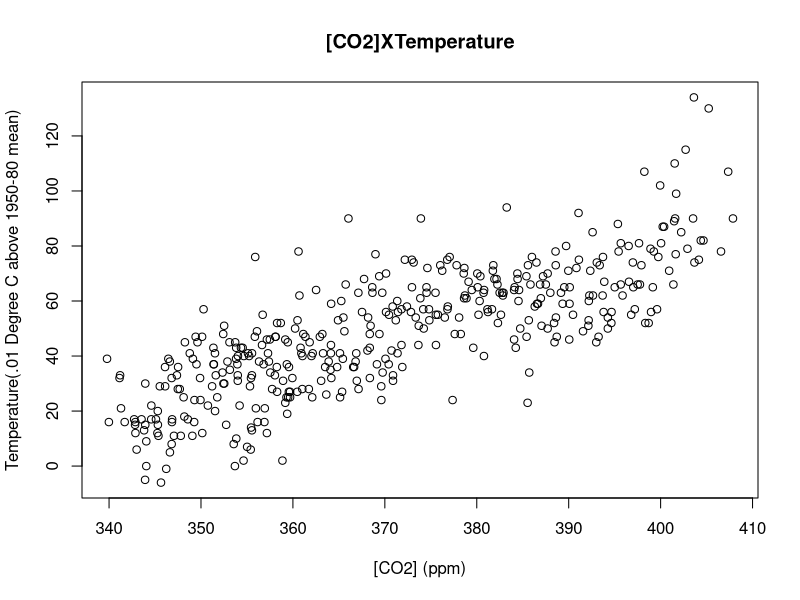
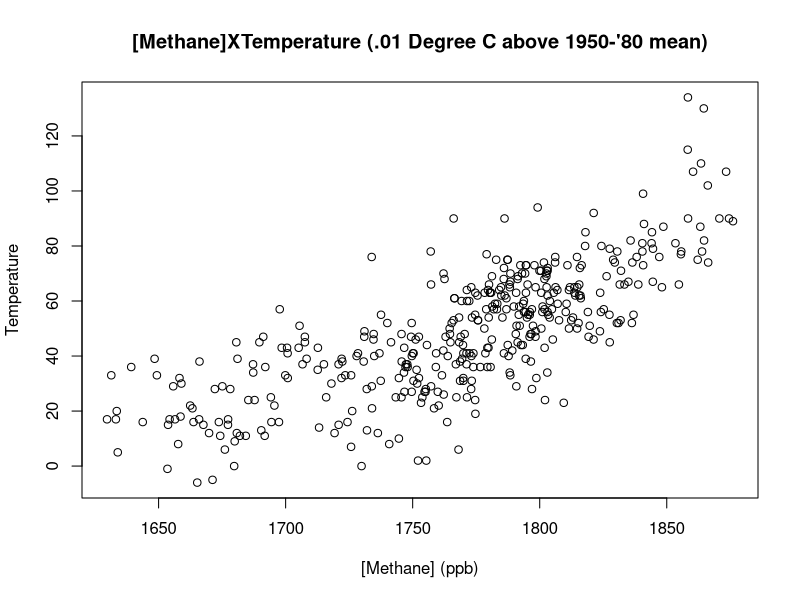
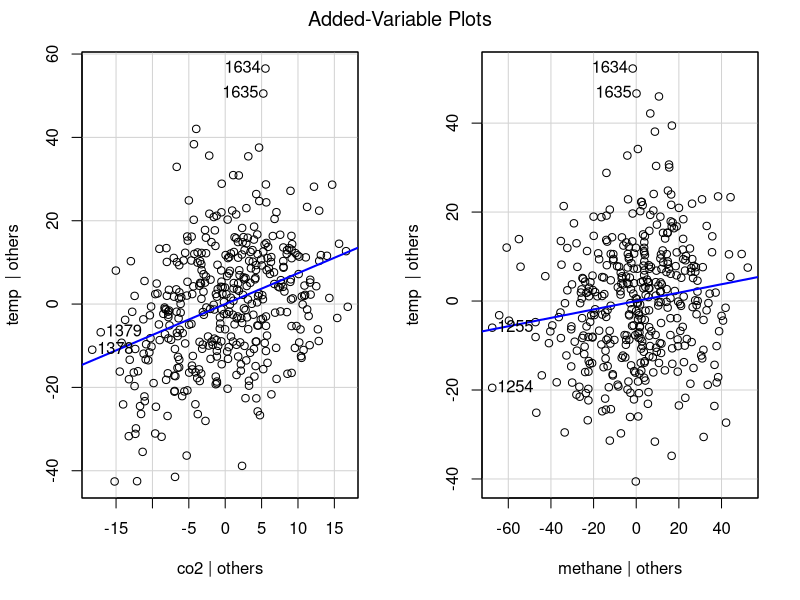
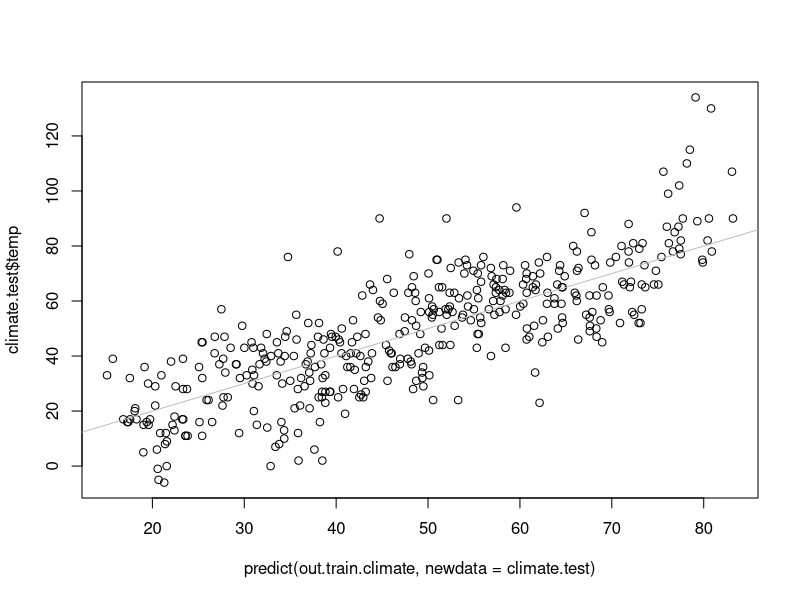

Source code (R) for these figures, in order:
#Ethan Stuart


#Data accessed on Feb 8, 2018 from :
#http://data.giss.nasa.gov/gistemp/tabledata_v3/GLB.Ts+dSST.txt
#t http://www.esrl.noaa.gov/gmd/obop/mlo/programs/esrl/methane/methane.html
#ftp://aftp.cmdl.noaa.gov/data/trace_gases/co2/flask/surface/co2_mlo_surface-flask_1_ccgg_month.txt


nasatemp <- read.table(header=TRUE, text="
Year   Jan  Feb  Mar  Apr  May  Jun  Jul  Aug  Sep  Oct  Nov  Dec    J-D D-N    DJF  MAM  JJA  SON  Year
1880   -29  -18  -11  -19  -11  -23  -21   -9  -16  -23  -20  -23    -19 ***   ****  -14  -18  -20  1880
1881   -15  -17    4    4    2  -20   -6   -2  -13  -20  -21  -10    -10 -11    -18    3   -9  -18  1881
1882    15   15    4  -18  -16  -26  -20   -5  -10  -24  -16  -24    -10  -9      6  -10  -17  -17  1882
1883   -31  -39  -13  -17  -20  -12   -8  -15  -20  -14  -22  -16    -19 -20    -31  -16  -12  -19  1883
1884   -15   -8  -37  -42  -36  -40  -34  -26  -27  -24  -30  -28    -29 -28    -13  -39  -34  -27  1884
1885   -58  -30  -25  -42  -42  -44  -35  -31  -23  -19  -19   -5    -31 -33    -39  -36  -36  -20  1885
1886   -42  -45  -38  -27  -26  -38  -21  -33  -25  -28  -31  -26    -32 -30    -30  -30  -31  -28  1886
1887   -72  -52  -34  -38  -32  -23  -23  -32  -22  -32  -23  -33    -35 -34    -50  -34  -26  -26  1887
1888   -37  -36  -41  -22  -22  -18  -10  -16  -10    2    1   -6    -18 -20    -35  -28  -15   -2  1888
1889   -11   18    8    7   -2  -14  -10  -20  -22  -22  -33  -30    -11  -9      0    4  -14  -26  1889
1890   -44  -45  -40  -37  -46  -27  -27  -38  -40  -24  -48  -31    -37 -37    -40  -41  -31  -37  1890
1891   -42  -49  -19  -29  -19  -21  -21  -16  -15  -22  -35   -5    -24 -27    -41  -22  -19  -24  1891
1892   -28  -12  -36  -35  -25  -23  -32  -25  -13  -12  -41  -38    -27 -24    -15  -32  -27  -22  1892
1893   -80  -54  -23  -30  -36  -28  -16  -27  -21  -17  -17  -35    -32 -32    -57  -29  -24  -18  1893
1894   -53  -34  -25  -48  -35  -44  -26  -22  -25  -21  -25  -20    -32 -33    -41  -36  -31  -24  1894
1895   -44  -43  -28  -25  -27  -24  -17  -16   -9   -8  -14  -15    -22 -23    -35  -27  -19  -11  1895
1896   -26  -14  -26  -30  -18  -14   -3   -4   -3   12   -7   -4    -11 -12    -18  -25   -7    0  1896
1897   -14  -15  -13   -2   -5  -16   -7  -11   -8  -12  -19  -19    -12 -10    -11   -7  -11  -13  1897
1898    -2  -28  -51  -32  -32  -20  -24  -25  -21  -34  -38  -25    -28 -27    -16  -38  -23  -31  1898
1899   -19  -41  -34  -21  -23  -33  -18   -7   -3   -5   12  -28    -18 -18    -28  -26  -19    1  1899
1900   -37   -3    1  -12  -10  -13  -13  -10   -5    9  -10   -7     -9 -11    -23   -7  -12   -2  1900
1901   -24   -4    8   -4  -17  -13  -15  -20  -22  -31  -17  -28    -15 -14    -11   -4  -16  -23  1901
1902   -20   -4  -29  -31  -36  -35  -29  -33  -30  -31  -39  -46    -30 -29    -17  -32  -33  -33  1902
1903   -26   -5  -23  -43  -45  -47  -38  -49  -49  -49  -45  -53    -39 -39    -26  -37  -44  -47  1903
1904   -67  -59  -51  -55  -56  -51  -54  -51  -53  -40  -22  -35    -49 -51    -60  -54  -52  -38  1904
1905   -40  -60  -23  -36  -33  -31  -29  -22  -19  -26  -10  -18    -29 -30    -45  -31  -28  -18  1905
1906   -28  -31  -17   -4  -25  -21  -25  -20  -27  -19  -39  -17    -23 -23    -26  -15  -22  -28  1906
1907   -42  -52  -26  -38  -47  -44  -37  -35  -33  -25  -49  -48    -40 -37    -37  -37  -39  -36  1907
1908   -43  -31  -54  -46  -41  -42  -40  -47  -36  -45  -50  -50    -44 -44    -41  -47  -43  -44  1908
1909   -69  -47  -52  -60  -56  -53  -45  -32  -36  -37  -31  -55    -48 -47    -55  -56  -43  -35  1909
1910   -45  -45  -52  -41  -36  -38  -35  -37  -37  -39  -54  -67    -44 -43    -48  -43  -37  -43  1910
1911   -63  -58  -60  -53  -52  -48  -41  -42  -37  -23  -18  -21    -43 -47    -63  -55  -43  -26  1911
1912   -26  -12  -35  -19  -22  -26  -44  -54  -51  -56  -38  -44    -36 -34    -20  -25  -41  -48  1912
1913   -42  -43  -43  -39  -46  -48  -36  -34  -35  -33  -19   -3    -35 -38    -43  -43  -39  -29  1913
1914     4  -11  -22  -29  -23  -26  -24  -14  -13   -4  -18   -8    -16 -15     -3  -25  -21  -12  1914
1915   -17    0   -9    6   -6  -20  -10  -19  -16  -24  -12  -16    -12 -11     -8   -3  -16  -18  1915
1916    -8  -12  -28  -29  -32  -46  -35  -25  -31  -26  -39  -79    -33 -27    -12  -30  -35  -32  1916
1917   -58  -61  -60  -50  -54  -43  -24  -21  -17  -40  -28  -66    -43 -45    -66  -55  -29  -28  1917
1918   -41  -31  -24  -44  -45  -35  -31  -29  -14   -5   -9  -27    -28 -31    -46  -38  -31   -9  1918
1919   -19  -22  -20  -13  -27  -37  -28  -32  -22  -18  -41  -41    -27 -25    -23  -20  -32  -27  1919
1920   -21  -22   -7  -25  -26  -35  -31  -24  -19  -26  -26  -43    -25 -25    -28  -19  -30  -23  1920
1921    -1  -18  -22  -29  -28  -27  -14  -23  -16   -2  -12  -16    -17 -20    -21  -26  -21  -10  1921
1922   -33  -43  -12  -23  -33  -32  -24  -30  -31  -31  -13  -17    -27 -27    -30  -22  -29  -25  1922
1923   -28  -36  -33  -39  -33  -25  -29  -29  -27  -11    2   -2    -24 -25    -27  -35  -27  -12  1923
1924   -21  -23   -6  -31  -18  -22  -25  -33  -31  -33  -19  -40    -25 -22    -15  -18  -27  -27  1924
1925   -36  -38  -25  -25  -30  -33  -27  -15  -16  -17    4    9    -21 -25    -38  -26  -25   -9  1925
1926    20    7   12  -12  -22  -22  -24  -12  -12   -9   -4  -28     -9  -6     12   -7  -19   -8  1926
1927   -27  -18  -37  -31  -25  -26  -17  -20  -10    0   -3  -32    -20 -20    -24  -31  -21   -4  1927
1928    -1   -7  -27  -28  -29  -37  -18  -22  -18  -17   -9  -17    -19 -20    -13  -28  -25  -15  1928
1929   -45  -59  -31  -39  -38  -40  -33  -30  -23  -13  -12  -53    -35 -32    -41  -36  -34  -16  1929
1930   -30  -27   -8  -25  -23  -20  -19  -13  -12   -9   16   -6    -15 -19    -37  -19  -17   -2  1930
1931   -10  -24   -8  -22  -20   -8   -3   -3   -7    2  -12   -9    -10 -10    -14  -17   -4   -6  1931
1932    14  -19  -19   -7  -19  -30  -24  -24  -12  -11  -27  -25    -17 -16     -5  -15  -26  -16  1932
1933   -34  -34  -30  -26  -29  -34  -21  -24  -27  -21  -30  -46    -30 -28    -31  -28  -27  -26  1933
1934   -25   -4  -33  -30  -11  -16  -11  -11  -16   -8    3   -4    -14 -17    -25  -25  -13   -7  1934
1935   -34   14  -13  -36  -31  -27  -23  -22  -21   -8  -28  -20    -21 -19     -8  -26  -24  -19  1935
1936   -28  -39  -22  -20  -18  -21   -8  -14   -9   -4   -4   -3    -16 -17    -29  -20  -14   -6  1936
1937   -13    3  -18  -17   -8   -5   -5    2   11    8    9  -12     -4  -3     -4  -14   -3   10  1937
1938     1   -3    8    4  -10  -18   -9   -6    2   11    3  -22     -3  -2     -4    1  -11    5  1938
1939    -7   -8  -20  -10   -6   -8   -8   -7   -7   -3    5   44     -3  -8    -13  -12   -8   -2  1939
1940    -6   12   15   18    9    8   12    4   13    7   17   27     11  13     17   14    8   12  1940
1941    21   32    8   17   14   11   21   14    2   33   24   20     18  19     27   13   15   20  1941
1942    25    1    9   11    8    4    0   -4   -5   -1    8    7      5   6     16    9    0    1  1942
1943    -4   14   -8    7    4   -6    8    0    6   22   20   24      7   6      6    1    1   16  1943
1944    35   26   26   19   19   20   18   17   30   25   10    2     21  23     29   22   18   22  1944
1945    10   -2    6   18    4   -1    2   27   22   18    7   -9      9  10      3   10    9   16  1945
1946    15    7    1    6   -8  -21  -14  -17   -7   -6   -6  -36     -7  -5      4   -1  -17   -6  1946
1947   -13   -8    7    7   -4    2   -8  -10  -13    5    2  -17     -4  -6    -19    3   -5   -2  1947
1948     7  -16  -26  -12    1   -5  -12  -13  -12   -8  -12  -23    -11 -10     -9  -12  -10  -11  1948
1949     9  -17   -3  -10   -9  -23  -14  -12  -14   -7  -10  -23    -11 -11    -10   -7  -17  -10  1949
1950   -34  -28   -7  -21  -10   -4  -10  -17  -12  -22  -38  -20    -19 -19    -28  -13  -10  -24  1950
1951   -35  -43  -21  -13    0   -2    3    6    9    5   -2   14     -7  -9    -33  -11    2    4  1951
1952    13   11   -9    2   -2   -4    4    4    7   -1  -14   -1      1   2     12   -3    2   -2  1952
1953     8   14   11   18    9   10    0    6    4    6   -5    2      7   7      7   13    5    2  1953
1954   -28  -13  -15  -16  -22  -17  -19  -16  -10   -4    6  -22    -15 -13    -13  -18  -17   -3  1954
1955    14  -18  -34  -21  -21  -11  -12    1  -11   -5  -24  -30    -14 -14     -8  -25   -8  -13  1955
1956   -16  -26  -23  -27  -31  -16  -12  -26  -20  -24  -17   -7    -20 -22    -24  -27  -18  -20  1956
1957   -11   -4   -6   -1    9   16    1   15    9    2    7   16      4   2     -7    1   11    6  1957
1958    39   24   11    3    7   -7    5   -3   -2    4    2    0      7   8     26    7   -2    2  1958
1959     8    9   18   13    4    2    6   -2   -6   -9   -9   -2      3   3      6   12    2   -8  1959
1960    -1   16  -34  -14   -7   -4   -3    2    7    7  -12   18     -2  -4      5  -18   -2    1  1960
1961     7   19    9   12   11   11    0    3    7    0    3  -15      6   8     15   11    5    3  1961
1962     7   14   12    4   -4    5    2   -1    1    0    7    0      4   3      2    4    2    3  1962
1963    -2   20  -14   -6   -4    5    9   27   20   15   15   -1      7   7      6   -8   14   17  1963
1964    -8  -13  -23  -31  -24   -2   -3  -21  -29  -31  -21  -30    -20 -17     -7  -26   -9  -27  1964
1965    -8  -17  -11  -19  -14   -9  -12   -3  -16   -5   -6   -6    -10 -12    -18  -14   -8   -9  1965
1966   -17    0    5  -13  -11    1   10   -8   -2  -15   -2   -5     -5  -5     -8   -6    1   -6  1966
1967    -6  -21    4   -5   15   -8    1    1   -6    9   -7   -3     -2  -2    -11    5   -2   -1  1967
1968   -26  -15   21   -5  -13   -8  -12   -9  -18   11   -3  -13     -7  -7    -15    1   -9   -4  1968
1969   -10  -14    1   18   19    5   -2    3    9   13   13   28      7   3    -12   13    2   12  1969
1970     9   22    8    9   -4   -2   -2   -9   11    6    2  -12      3   7     20    4   -4    6  1970
1971    -2  -20  -17   -8   -5  -19  -11   -3   -4   -6   -5   -9     -9  -9    -11  -10  -11   -5  1971
1972   -24  -16    2    0   -4    6    1   17    2    9    4   19      1  -1    -16    0    8    5  1972
1973    29   31   27   26   25   17   10    3   10   14    6   -6     16  18     26   26   10   10  1973
1974   -15  -29   -6  -12   -2   -6   -5   11  -12   -8   -7   -9     -8  -8    -16   -7    0   -9  1974
1975     7    6   13    5   16    0   -1  -19   -3   -9  -16  -17     -2  -1      1   11   -7   -9  1975
1976    -2   -6  -21   -8  -24  -16  -10  -14   -9  -26   -4   10    -11 -13     -8  -18  -13  -13  1976
1977    19   22   24   27   30   24   20   16    0    2   17    2     17  18     17   27   20    6  1977
1978     6   14   21   15    6   -2    3  -18    5    0   15   10      6   6      7   14   -6    7  1978
1979    12  -10   18   13    5   13    2   13   25   24   28   47     16  13      4   12   10   26  1979
1980    30   43   30   33   36   17   28   23   19   18   29   19     27  29     40   33   23   22  1980
1981    55   41   49   31   24   31   34   32   16   14   24   43     33  31     38   35   32   18  1981
1982    10   16   -1    9   16    5   13    7   14   13   15   42     13  13     23    8    8   14  1982
1983    52   40   42   31   36   20   17   33   39   16   32   17     31  33     45   36   23   29  1983
1984    30   17   29    8   33    5   17   16   21   16    6   -5     16  18     21   23   13   14  1984
1985    22   -6   17   11   17   18   -1   15   15   12    9   15     12  10      4   15   11   12  1985
1986    29   38   28   24   24   11   11   12    0   13   11   16     18  18     27   25   11    8  1986
1987    36   45   16   22   25   37   45   28   39   32   25   47     33  30     32   21   36   32  1987
1988    57   43   51   45   43   43   34   47   41   39   12   33     41  42     49   46   41   31  1988
1989    15   35   37   33   16   14   33   37   37   32   20   38     29  29     27   29   28   30  1989
1990    40   41   76   55   46   38   43   30   29   41   45   40     44  44     40   59   37   38  1990
1991    40   49   34   52   37   52   47   39   48   30   31   32     41  42     43   41   46   36  1991
1992    44   41   47   23   32   25   12    7    0    8    2   21     22  23     39   34   15    4  1992
1993    37   38   36   27   27   25   28   13   10   22    6   16     24  24     32   30   22   13  1993
1994    27    2   27   40   28   43   31   21   29   41   46   36     31  29     15   32   31   39  1994
1995    50   78   45   47   26   41   47   46   33   47   45   28     44  45     55   39   45   42  1995
1996    25   48   32   36   27   25   36   48   25   19   41   40     33  32     34   32   36   28  1996
1997    31   38   53   36   36   54   35   41   53   62   64   59     47  45     36   42   43   60  1997
1998    60   90   63   63   69   77   68   66   41   44   49   56     62  62     69   65   70   45  1998
1999    48   65   34   33   31   37   37   31   41   39   38   43     40  41     56   33   35   39  1999
2000    24   56   58   57   36   41   39   42   41   28   32   29     40  41     41   50   41   34  2000
2001    42   44   56   51   57   54   60   48   54   51   70   56     54  51     38   55   54   58  2001
2002    75   75   90   57   63   55   61   53   63   55   58   44     62  63     69   70   56   59  2002
2003    72   55   57   54   61   48   54   65   65   74   53   73     61  58     57   57   56   64  2003
2004    58   73   64   63   40   43   24   44   50   63   71   48     53  56     68   56   37   61  2004
2005    70   55   71   68   63   66   64   61   75   76   72   65     67  66     58   67   64   74  2005
2006    56   68   62   50   47   64   52   70   62   67   69   73     62  61     63   53   62   66  2006
2007    94   70   69   74   66   58   60   57   60   57   55   46     64  66     79   69   58   57  2007
2008    23   34   73   51   47   45   59   43   63   63   65   53     52  51     34   57   49   64  2008
2009    61   50   52   59   65   65   70   66   68   64   76   66     63  62     55   59   67   69  2009
2010    73   80   92   85   73   62   59   63   59   69   78   46     70  71     73   83   62   68  2010
2011    49   51   62   62   50   56   71   71   54   63   55   53     58  57     48   58   66   57  2011
2012    45   47   56   67   74   62   54   60   72   75   74   52     61  61     48   66   59   73  2012
2013    66   55   66   52   57   65   57   65   76   67   78   65     64  63     58   58   63   74  2013
2014    73   52   76   77   85   66   56   80   88   81   66   78     73  72     63   79   67   78  2014
2015    81   87   90   74   75   79   71   79   81  107  102  110     86  84     82   80   76   97  2015
2016   115  134  130  107   90   78   82   99   87   89   90   82     99 101    119  109   86   88  2016
2017    96  111  113   93   88   70   81   86   74   88   87   89     90  89     96   98   79   83  2017
")
# code to reshape to each row is a month (Thank you Dr. Grimshaw)
nasatemp<-nasatemp[,1:13] #just takes the months.
dim(nasatemp)
newtemp<-data.frame(temp=matrix(t(nasatemp[2:13]),ncol=1))
newtemp$month<-rep(1:12,138) 
newtemp$year<-rep(1880:2017,each=12)


maunaloa1<- read.table(header=TRUE,text='
site year month co2 
MLO 1969  8   322.51
MLO 1969  9   321.36
MLO 1969 10   320.74
MLO 1969 11   321.98
MLO 1969 12   323.78
MLO 1970  1   325.13
MLO 1970  2   325.54
MLO 1970  3   325.68
MLO 1970  4   326.58
MLO 1970  5   327.68
MLO 1970  6   327.30
MLO 1970  7   326.13
MLO 1970  8   324.91
MLO 1970  9   322.98
MLO 1970 10   322.64
MLO 1970 11   324.03
MLO 1970 12   325.54
MLO 1976  7   332.30
MLO 1976  8   331.04
MLO 1976  9   329.67
MLO 1976 10   329.33
MLO 1976 11   330.46
MLO 1976 12   331.97
MLO 1977  1   332.77
MLO 1977  2   333.10
MLO 1977  3   334.08
MLO 1977  4   335.78
MLO 1977  5   336.49
MLO 1977  6   335.96
MLO 1977  7   334.64
MLO 1977  8   332.31
MLO 1977  9   330.66
MLO 1977 10   330.55
MLO 1977 11   331.72
MLO 1977 12   333.74
MLO 1978  1   335.17
MLO 1978  2   335.78
MLO 1978  3   336.69
MLO 1978  4   337.76
MLO 1978  5   338.01
MLO 1978  6   337.57
MLO 1978  7   336.17
MLO 1978  8   333.89
MLO 1978  9   332.19
MLO 1978 10   332.20
MLO 1978 11   333.24
MLO 1978 12   334.64
MLO 1979  1   336.12
MLO 1979  2   337.20
MLO 1979  3   338.50
MLO 1979  4   339.00
MLO 1979  5   338.93
MLO 1979  6   338.97
MLO 1979  7   337.78
MLO 1979  8   335.57
MLO 1979  9   333.95
MLO 1979 10   334.41
MLO 1979 11   335.66
MLO 1979 12   336.81
MLO 1980  1   338.87
MLO 1980  2   340.17
MLO 1980  3   341.33
MLO 1980  4   342.82
MLO 1980  5   342.90
MLO 1980  6   341.74
MLO 1980  7   339.16
MLO 1980  8   337.04
MLO 1980  9   336.60
MLO 1980 10   336.60
MLO 1980 11   337.55
MLO 1980 12   339.18
MLO 1981  1   340.41
MLO 1981  2   341.39
MLO 1981  3   342.33
MLO 1981  4   343.35
MLO 1981  5   343.56
MLO 1981  6   342.34
MLO 1981  7   340.40
MLO 1981  8   338.67
MLO 1981  9   337.37
MLO 1981 10   337.53
MLO 1981 11   338.88
MLO 1981 12   340.21
MLO 1982  1   341.10
MLO 1982  2   341.99
MLO 1982  3   343.03
MLO 1982  4   343.82
MLO 1982  5   343.76
MLO 1982  6   342.87
MLO 1982  7   341.47
MLO 1982  8   339.26
MLO 1982  9   337.33
MLO 1982 10   337.64
MLO 1982 11   339.03
MLO 1982 12   340.66
MLO 1983  1   341.96
MLO 1983  2   342.37
MLO 1983  3   343.11
MLO 1983  4   345.12
MLO 1983  5   346.09
MLO 1983  6   345.30
MLO 1983  7   343.53
MLO 1983  8   341.20
MLO 1983  9   339.78
MLO 1983 10   339.98
MLO 1983 11   341.14
MLO 1983 12   342.73
MLO 1984  1   343.94
MLO 1984  2   344.59
MLO 1984  3   345.52
MLO 1984  4   346.81
MLO 1984  5   347.38
MLO 1984  6   346.62
MLO 1984  7   345.10
MLO 1984  8   342.86
MLO 1984  9   341.30
MLO 1984 10   341.70
MLO 1984 11   343.00
MLO 1984 12   343.92
MLO 1985  1   344.60
MLO 1985  2   345.65
MLO 1985  3   346.86
MLO 1985  4   347.80
MLO 1985  5   348.57
MLO 1985  6   348.19
MLO 1985  7   346.22
MLO 1985  8   343.94
MLO 1985  9   342.83
MLO 1985 10   342.87
MLO 1985 11   344.05
MLO 1985 12   345.31
MLO 1986  1   346.10
MLO 1986  2   346.61
MLO 1986  3   347.69
MLO 1986  4   349.29
MLO 1986  5   349.94
MLO 1986  6   349.06
MLO 1986  7   347.06
MLO 1986  8   345.26
MLO 1986  9   344.05
MLO 1986 10   343.81
MLO 1986 11   345.37
MLO 1986 12   346.84
MLO 1987  1   347.51
MLO 1987  2   348.25
MLO 1987  3   349.26
MLO 1987  4   350.75
MLO 1987  5   351.77
MLO 1987  6   351.40
MLO 1987  7   349.62
MLO 1987  8   347.48
MLO 1987  9   346.45
MLO 1987 10   346.81
MLO 1987 11   348.11
MLO 1987 12   349.42
MLO 1988  1   350.28
MLO 1988  2   351.35
MLO 1988  3   352.52
MLO 1988  4   353.72
MLO 1988  5   354.35
MLO 1988  6   353.83
MLO 1988  7   352.34
MLO 1988  8   350.12
MLO 1988  9   348.78
MLO 1988 10   349.12
MLO 1988 11   350.14
MLO 1988 12   351.61
MLO 1989  1   352.74
MLO 1989  2   353.14
MLO 1989  3   353.96
MLO 1989  4   355.54
MLO 1989  5   356.16
MLO 1989  6   355.45
MLO 1989  7   354.00
MLO 1989  8   351.37
MLO 1989  9   349.51
MLO 1989 10   349.90
MLO 1989 11   351.53
MLO 1989 12   352.88
MLO 1990  1   354.02
MLO 1990  2   355.11
MLO 1990  3   355.90
MLO 1990  4   356.71
MLO 1990  5   357.17
MLO 1990  6   356.32
MLO 1990  7   354.53
MLO 1990  8   352.44
MLO 1990  9   351.21
MLO 1990 10   351.52
MLO 1990 11   353.10
MLO 1990 12   354.66
MLO 1991  1   355.24
MLO 1991  2   356.09
MLO 1991  3   357.54
MLO 1991  4   358.68
MLO 1991  5   359.34
MLO 1991  6   358.28
MLO 1991  7   355.86
MLO 1991  8   353.82
MLO 1991  9   352.42
MLO 1991 10   352.53
MLO 1991 11   354.00
MLO 1991 12   355.44
MLO 1992  1   356.64
MLO 1992  2   357.29
MLO 1992  3   358.12
MLO 1992  4   359.17
MLO 1992  5   359.94
MLO 1992  6   359.48
MLO 1992  7   357.17
MLO 1992  8   355.02
MLO 1992  9   353.69
MLO 1992 10   353.56
MLO 1992 11   354.63
MLO 1992 12   355.97
MLO 1993  1   356.81
MLO 1993  2   357.39
MLO 1993  3   358.25
MLO 1993  4   359.56
MLO 1993  5   360.47
MLO 1993  6   359.69
MLO 1993  7   357.74
MLO 1993  8   355.54
MLO 1993  9   353.84
MLO 1993 10   354.20
MLO 1993 11   355.41
MLO 1993 12   356.90
MLO 1994  1   358.28
MLO 1994  2   358.86
MLO 1994  3   359.69
MLO 1994  4   361.04
MLO 1994  5   361.73
MLO 1994  6   360.83
MLO 1994  7   358.93
MLO 1994  8   356.94
MLO 1994  9   355.33
MLO 1994 10   355.55
MLO 1994 11   357.49
MLO 1994 12   359.57
MLO 1995  1   360.24
MLO 1995  2   360.61
MLO 1995  3   361.82
MLO 1995  4   362.93
MLO 1995  5   363.63
MLO 1995  6   363.28
MLO 1995  7   361.36
MLO 1995  8   359.17
MLO 1995  9   358.04
MLO 1995 10   358.09
MLO 1995 11   359.44
MLO 1995 12   361.02
MLO 1996  1   362.10
MLO 1996  2   363.20
MLO 1996  3   364.18
MLO 1996  4   364.81
MLO 1996  5   365.35
MLO 1996  6   365.13
MLO 1996  7   363.51
MLO 1996  8   361.13
MLO 1996  9   359.30
MLO 1996 10   359.38
MLO 1996 11   360.92
MLO 1996 12   362.02
MLO 1997  1   363.07
MLO 1997  2   363.89
MLO 1997  3   364.91
MLO 1997  4   366.56
MLO 1997  5   366.66
MLO 1997  6   365.49
MLO 1997  7   364.09
MLO 1997  8   362.15
MLO 1997  9   360.50
MLO 1997 10   360.71
MLO 1997 11   362.52
MLO 1997 12   364.16
MLO 1998  1   365.26
MLO 1998  2   366.04
MLO 1998  3   367.12
MLO 1998  4   368.65
MLO 1998  5   369.39
MLO 1998  6   368.98
MLO 1998  7   367.74
MLO 1998  8   365.74
MLO 1998  9   364.13
MLO 1998 10   364.14
MLO 1998 11   365.60
MLO 1998 12   367.52
MLO 1999  1   368.36
MLO 1999  2   368.63
MLO 1999  3   369.76
MLO 1999  4   370.89
MLO 1999  5   370.89
MLO 1999  6   370.42
MLO 1999  7   369.14
MLO 1999  8   366.95
MLO 1999  9   365.12
MLO 1999 10   365.43
MLO 1999 11   366.82
MLO 1999 12   368.36
MLO 2000  1   369.62
MLO 2000  2   370.13
MLO 2000  3   370.85
MLO 2000  4   371.81
MLO 2000  5   371.90
MLO 2000  6   371.38
MLO 2000  7   370.07
MLO 2000  8   368.11
MLO 2000  9   366.89
MLO 2000 10   367.14
MLO 2000 11   368.37
MLO 2000 12   369.61
MLO 2001  1   370.73
MLO 2001  2   371.81
MLO 2001  3   372.84
MLO 2001  4   373.69
MLO 2001  5   374.18
MLO 2001  6   373.36
MLO 2001  7   371.35
MLO 2001  8   369.41
MLO 2001  9   368.18
MLO 2001 10   368.45
MLO 2001 11   370.13
MLO 2001 12   371.43
MLO 2002  1   372.18
MLO 2002  2   372.94
MLO 2002  3   373.92
MLO 2002  4   374.80
MLO 2002  5   375.51
MLO 2002  6   375.55
MLO 2002  7   373.86
MLO 2002  8   371.19
MLO 2002  9   369.72
MLO 2002 10   370.45
MLO 2002 11   372.40
MLO 2002 12   373.65
MLO 2003  1   374.63
MLO 2003  2   375.77
MLO 2003  3   376.81
MLO 2003  4   378.08
MLO 2003  5   378.88
MLO 2003  6   378.26
MLO 2003  7   376.52
MLO 2003  8   374.53
MLO 2003  9   372.95
MLO 2003 10   373.13
MLO 2003 11   374.84
MLO 2003 12   376.03
MLO 2004  1   376.85
MLO 2004  2   377.81
MLO 2004  3   379.46
MLO 2004  4   380.74
MLO 2004  5   380.78
MLO 2004  6   379.62
MLO 2004  7   377.37
MLO 2004  8   375.56
MLO 2004  9   374.23
MLO 2004 10   374.54
MLO 2004 11   376.24
MLO 2004 12   377.61
MLO 2005  1   378.58
MLO 2005  2   380.19
MLO 2005  3   381.75
MLO 2005  4   382.15
MLO 2005  5   382.49
MLO 2005  6   382.25
MLO 2005  7   380.80
MLO 2005  8   378.62
MLO 2005  9   376.79
MLO 2005 10   377.05
MLO 2005 11   378.65
MLO 2005 12   380.10
MLO 2006  1   381.22
MLO 2006  2   381.92
MLO 2006  3   382.84
MLO 2006  4   384.73
MLO 2006  5   385.42
MLO 2006  6   384.06
MLO 2006  7   382.30
MLO 2006  8   380.06
MLO 2006  9   378.71
MLO 2006 10   379.11
MLO 2006 11   380.39
MLO 2006 12   381.80
MLO 2007  1   383.26
MLO 2007  2   384.42
MLO 2007  3   385.40
MLO 2007  4   386.49
MLO 2007  5   386.89
MLO 2007  6   386.31
MLO 2007  7   384.54
MLO 2007  8   381.65
MLO 2007  9   380.31
MLO 2007 10   381.16
MLO 2007 11   382.63
MLO 2007 12   384.06
MLO 2008  1   385.53
MLO 2008  2   385.71
MLO 2008  3   385.57
MLO 2008  4   387.05
MLO 2008  5   388.70
MLO 2008  6   388.46
MLO 2008  7   386.66
MLO 2008  8   384.24
MLO 2008  9   382.77
MLO 2008 10   382.91
MLO 2008 11   384.12
MLO 2008 12   385.66
MLO 2009  1   386.97
MLO 2009  2   387.71
MLO 2009  3   388.41
MLO 2009  4   389.34
MLO 2009  5   390.11
MLO 2009  6   389.52
MLO 2009  7   387.71
MLO 2009  8   385.84
MLO 2009  9   384.44
MLO 2009 10   384.60
MLO 2009 11   386.00
MLO 2009 12   387.51
MLO 2010  1   388.59
MLO 2010  2   389.72
MLO 2010  3   391.07
MLO 2010  4   392.60
MLO 2010  5   393.37
MLO 2010  6   392.25
MLO 2010  7   390.09
MLO 2010  8   388.00
MLO 2010  9   386.55
MLO 2010 10   387.21
MLO 2010 11   388.57
MLO 2010 12   390.06
MLO 2011  1   391.56
MLO 2011  2   392.14
MLO 2011  3   392.64
MLO 2011  4   393.69
MLO 2011  5   394.26
MLO 2011  6   393.80
MLO 2011  7   392.35
MLO 2011  8   389.96
MLO 2011  9   388.61
MLO 2011 10   389.16
MLO 2011 11   390.47
MLO 2011 12   392.17
MLO 2012  1   393.00
MLO 2012  2   393.25
MLO 2012  3   394.66
MLO 2012  4   396.56
MLO 2012  5   396.98
MLO 2012  6   395.86
MLO 2012  7   394.26
MLO 2012  8   392.19
MLO 2012  9   390.84
MLO 2012 10   391.11
MLO 2012 11   393.06
MLO 2012 12   394.64
MLO 2013  1   395.66
MLO 2013  2   396.80
MLO 2013  3   397.75
MLO 2013  4   398.70
MLO 2013  5   399.61
MLO 2013  6   399.15
MLO 2013  7   397.19
MLO 2013  8   395.01
MLO 2013  9   393.73
MLO 2013 10   393.87
MLO 2013 11   395.43
MLO 2013 12   397.03
MLO 2014  1   397.91
MLO 2014  2   398.33
MLO 2014  3   399.75
MLO 2014  4   401.64
MLO 2014  5   402.24
MLO 2014  6   401.39
MLO 2014  7   398.96
MLO 2014  8   396.52
MLO 2014  9   395.35
MLO 2014 10   395.67
MLO 2014 11   397.50
MLO 2014 12   399.26
MLO 2015  1   400.05
MLO 2015  2   400.38
MLO 2015  3   401.58
MLO 2015  4   403.68
MLO 2015  5   404.16
MLO 2015  6   402.92
MLO 2015  7   400.93
MLO 2015  8   398.90
MLO 2015  9   397.65
MLO 2015 10   398.23
MLO 2015 11   399.95
MLO 2015 12   401.53
MLO 2016  1   402.72
MLO 2016  2   403.62
MLO 2016  3   405.23
MLO 2016  4   407.35
MLO 2016  5   407.87
MLO 2016  6   406.57
MLO 2016  7   404.37
MLO 2016  8   401.69
MLO 2016  9   400.23
MLO 2016 10   401.47
MLO 2016 11   403.53
MLO 2016 12   404.66
')
maunaloa2 <- read.table(header=TRUE,text='
site year month methane
MLO 1983  5  1639.23
MLO 1983  6  1633.53
MLO 1983  7  1633.19
MLO 1983  8  1631.38
MLO 1983  9  1648.43
MLO 1983 10  1663.75
MLO 1983 11  1658.22
MLO 1983 12  1654.33
MLO 1984  1  1658.97
MLO 1984  2  1656.47
MLO 1984  3  1655.76
MLO 1984  4  1657.71
MLO 1984  5  1649.33
MLO 1984  6  1633.93
MLO 1984  7  1629.71
MLO 1984  8  1643.76
MLO 1984  9  1663.31
MLO 1984 10  1673.72
MLO 1984 11  1676.09
MLO 1984 12  1671.23
MLO 1985  1  1662.44
MLO 1985  2  1665.22
MLO 1985  3  1677.36
MLO 1985  4  1674.26
MLO 1985  5  1665.95
MLO 1985  6  1658.63
MLO 1985  7  1653.49
MLO 1985  8  1653.73
MLO 1985  9  1667.63
MLO 1985 10  1680.79
MLO 1985 11  1679.95
MLO 1985 12  1677.30
MLO 1986  1  1675.09
MLO 1986  2  1666.10
MLO 1986  3  1672.14
MLO 1986  4  1687.78
MLO 1986  5  1685.33
MLO 1986  6  1684.31
MLO 1986  7  1682.00
MLO 1986  8  1669.87
MLO 1986  9  1679.75
MLO 1986 10  1690.42
MLO 1986 11  1691.76
MLO 1986 12  1697.38
MLO 1987  1  1692.00
MLO 1987  2  1689.67
MLO 1987  3  1694.41
MLO 1987  4  1695.58
MLO 1987  5  1694.19
MLO 1987  6  1687.17
MLO 1987  7  1680.59
MLO 1987  8  1678.21
MLO 1987  9  1681.06
MLO 1987 10  1700.84
MLO 1987 11  1715.96
MLO 1987 12  1707.57
MLO 1988  1  1697.68
MLO 1988  2  1700.56
MLO 1988  3  1705.48
MLO 1988  4  1707.58
MLO 1988  5  1705.13
MLO 1988  6  1698.45
MLO 1988  7  1687.25
MLO 1988  8  1691.20
MLO 1988  9  1700.78
MLO 1988 10  1708.26
MLO 1988 11  1719.26
MLO 1988 12  1725.77
MLO 1989  1  1720.86
MLO 1989  2  1712.63
MLO 1989  3  1715.06
MLO 1989  4  1723.47
MLO 1989  5  1724.35
MLO 1989  6  1713.17
MLO 1989  7  1699.86
MLO 1989  8  1706.65
MLO 1989  9  1720.84
MLO 1989 10  1721.99
MLO 1989 11  1726.19
MLO 1989 12  1730.72
MLO 1990  1  1727.94
MLO 1990  2  1728.47
MLO 1990  3  1733.87
MLO 1990  4  1737.55
MLO 1990  5  1734.57
MLO 1990  6  1722.31
MLO 1990  7  1712.70
MLO 1990  8  1718.02
MLO 1990  9  1733.91
MLO 1990 10  1736.92
MLO 1990 11  1741.48
MLO 1990 12  1749.67
MLO 1991  1  1734.88
MLO 1991  2  1731.02
MLO 1991  3  1746.57
MLO 1991  4  1749.61
MLO 1991  5  1747.34
MLO 1991  6  1740.02
MLO 1991  7  1730.94
MLO 1991  8  1722.04
MLO 1991  9  1734.65
MLO 1991 10  1751.77
MLO 1991 11  1750.32
MLO 1991 12  1752.46
MLO 1992  1  1755.62
MLO 1992  2  1750.06
MLO 1992  3  1752.44
MLO 1992  4  1753.30
MLO 1992  5  1744.58
MLO 1992  6  1743.34
MLO 1992  7  1736.29
MLO 1992  8  1725.76
MLO 1992  9  1729.88
MLO 1992 10  1740.78
MLO 1992 11  1755.35
MLO 1992 12  1758.41
MLO 1993  1  1747.88
MLO 1993  2  1745.69
MLO 1993  3  1748.00
MLO 1993  4  1746.77
MLO 1993  5  1749.61
MLO 1993  6  1745.59
MLO 1993  7  1731.93
MLO 1993  8  1732.02
MLO 1993  9  1744.57
MLO 1993 10  1760.24
MLO 1993 11  1768.05
MLO 1993 12  1763.59
MLO 1994  1  1759.89
MLO 1994  2  1752.11
MLO 1994  3  1754.68
MLO 1994  4  1763.82
MLO 1994  5  1755.15
MLO 1994  6  1746.67
MLO 1994  7  1737.43
MLO 1994  8  1734.00
MLO 1994  9  1757.24
MLO 1994 10  1778.62
MLO 1994 11  1781.15
MLO 1994 12  1779.38
MLO 1995  1  1764.55
MLO 1995  2  1757.10
MLO 1995  3  1764.86
MLO 1995  4  1762.96
MLO 1995  5  1762.21
MLO 1995  6  1759.23
MLO 1995  7  1749.37
MLO 1995  8  1751.18
MLO 1995  9  1761.52
MLO 1995 10  1768.91
MLO 1995 11  1768.32
MLO 1995 12  1773.02
MLO 1996  1  1771.38
MLO 1996  2  1770.46
MLO 1996  3  1769.92
MLO 1996  4  1759.12
MLO 1996  5  1755.04
MLO 1996  6  1753.80
MLO 1996  7  1747.19
MLO 1996  8  1745.61
MLO 1996  9  1767.21
MLO 1996 10  1774.69
MLO 1996 11  1769.96
MLO 1996 12  1773.12
MLO 1997  1  1769.96
MLO 1997  2  1768.67
MLO 1997  3  1775.66
MLO 1997  4  1780.66
MLO 1997  5  1776.62
MLO 1997  6  1768.26
MLO 1997  7  1751.54
MLO 1997  8  1750.35
MLO 1997  9  1775.74
MLO 1997 10  1784.89
MLO 1997 11  1784.07
MLO 1997 12  1783.30
MLO 1998  1  1772.27
MLO 1998  2  1766.13
MLO 1998  3  1774.66
MLO 1998  4  1780.43
MLO 1998  5  1781.20
MLO 1998  6  1779.11
MLO 1998  7  1762.53
MLO 1998  8  1757.23
MLO 1998  9  1771.19
MLO 1998 10  1787.42
MLO 1998 11  1798.38
MLO 1998 12  1803.08
MLO 1999  1  1796.37
MLO 1999  2  1784.76
MLO 1999  3  1788.19
MLO 1999  4  1788.42
MLO 1999  5  1773.25
MLO 1999  6  1771.20
MLO 1999  7  1767.00
MLO 1999  8  1768.66
MLO 1999  9  1785.91
MLO 1999 10  1794.49
MLO 1999 11  1796.52
MLO 1999 12  1801.93
MLO 2000  1  1802.08
MLO 2000  2  1793.84
MLO 2000  3  1791.95
MLO 2000  4  1786.89
MLO 2000  5  1773.88
MLO 2000  6  1772.35
MLO 2000  7  1769.46
MLO 2000  8  1762.08
MLO 2000  9  1773.90
MLO 2000 10  1796.96
MLO 2000 11  1798.68
MLO 2000 12  1790.80
MLO 2001  1  1789.20
MLO 2001  2  1793.33
MLO 2001  3  1801.05
MLO 2001  4  1797.36
MLO 2001  5  1783.16
MLO 2001  6  1773.35
MLO 2001  7  1769.25
MLO 2001  8  1764.68
MLO 2001  9  1779.92
MLO 2001 10  1790.89
MLO 2001 11  1793.03
MLO 2001 12  1796.09
MLO 2002  1  1787.42
MLO 2002  2  1782.86
MLO 2002  3  1786.15
MLO 2002  4  1781.95
MLO 2002  5  1778.33
MLO 2002  6  1774.58
MLO 2002  7  1766.41
MLO 2002  8  1766.10
MLO 2002  9  1780.44
MLO 2002 10  1795.45
MLO 2002 11  1801.15
MLO 2002 12  1792.65
MLO 2003  1  1785.94
MLO 2003  2  1791.76
MLO 2003  3  1796.92
MLO 2003  4  1794.97
MLO 2003  5  1786.89
MLO 2003  6  1790.58
MLO 2003  7  1785.33
MLO 2003  8  1773.06
MLO 2003  9  1788.25
MLO 2003 10  1806.05
MLO 2003 11  1807.61
MLO 2003 12  1794.57
MLO 2004  1  1789.81
MLO 2004  2  1797.91
MLO 2004  3  1806.94
MLO 2004  4  1805.52
MLO 2004  5  1787.75
MLO 2004  6  1779.82
MLO 2004  7  1774.59
MLO 2004  8  1769.80
MLO 2004  9  1778.21
MLO 2004 10  1790.72
MLO 2004 11  1800.49
MLO 2004 12  1796.73
MLO 2005  1  1788.48
MLO 2005  2  1796.08
MLO 2005  3  1802.82
MLO 2005  4  1791.30
MLO 2005  5  1780.86
MLO 2005  6  1780.05
MLO 2005  7  1771.32
MLO 2005  8  1766.46
MLO 2005  9  1787.27
MLO 2005 10  1806.12
MLO 2005 11  1803.11
MLO 2005 12  1798.37
MLO 2006  1  1794.46
MLO 2006  2  1785.84
MLO 2006  3  1786.21
MLO 2006  4  1800.64
MLO 2006  5  1798.33
MLO 2006  6  1779.65
MLO 2006  7  1765.36
MLO 2006  8  1762.14
MLO 2006  9  1775.52
MLO 2006 10  1788.46
MLO 2006 11  1791.44
MLO 2006 12  1794.62
MLO 2007  1  1799.19
MLO 2007  2  1802.60
MLO 2007  3  1802.63
MLO 2007  4  1801.65
MLO 2007  5  1795.23
MLO 2007  6  1781.34
MLO 2007  7  1771.38
MLO 2007  8  1778.95
MLO 2007  9  1793.78
MLO 2007 10  1801.88
MLO 2007 11  1803.32
MLO 2007 12  1805.15
MLO 2008  1  1809.46
MLO 2008  2  1802.99
MLO 2008  3  1792.38
MLO 2008  4  1792.12
MLO 2008  5  1796.01
MLO 2008  6  1791.32
MLO 2008  7  1782.40
MLO 2008  8  1779.41
MLO 2008  9  1794.58
MLO 2008 10  1813.66
MLO 2008 11  1811.90
MLO 2008 12  1812.40
MLO 2009  1  1816.16
MLO 2009  2  1814.73
MLO 2009  3  1815.28
MLO 2009  4  1807.06
MLO 2009  5  1802.72
MLO 2009  6  1806.24
MLO 2009  7  1794.25
MLO 2009  8  1788.09
MLO 2009  9  1801.87
MLO 2009 10  1811.50
MLO 2009 11  1814.68
MLO 2009 12  1815.55
MLO 2010  1  1810.92
MLO 2010  2  1817.87
MLO 2010  3  1821.24
MLO 2010  4  1818.01
MLO 2010  5  1816.50
MLO 2010  6  1803.08
MLO 2010  7  1793.50
MLO 2010  8  1800.61
MLO 2010  9  1810.57
MLO 2010 10  1826.33
MLO 2010 11  1830.53
MLO 2010 12  1821.20
MLO 2011  1  1823.70
MLO 2011  2  1819.68
MLO 2011  3  1815.48
MLO 2011  4  1816.01
MLO 2011  5  1811.52
MLO 2011  6  1810.25
MLO 2011  7  1803.09
MLO 2011  8  1799.91
MLO 2011  9  1813.09
MLO 2011 10  1823.80
MLO 2011 11  1827.44
MLO 2011 12  1831.82
MLO 2012  1  1827.56
MLO 2012  2  1819.24
MLO 2012  3  1824.07
MLO 2012  4  1834.90
MLO 2012  5  1829.55
MLO 2012  6  1814.01
MLO 2012  7  1803.91
MLO 2012  8  1803.99
MLO 2012  9  1815.80
MLO 2012 10  1828.91
MLO 2012 11  1836.46
MLO 2012 12  1836.27
MLO 2013  1  1833.35
MLO 2013  2  1836.92
MLO 2013  3  1838.80
MLO 2013  4  1830.36
MLO 2013  5  1825.20
MLO 2013  6  1814.80
MLO 2013  7  1804.80
MLO 2013  8  1813.64
MLO 2013  9  1838.16
MLO 2013 10  1844.51
MLO 2013 11  1840.42
MLO 2013 12  1848.10
MLO 2014  1  1840.72
MLO 2014  2  1831.02
MLO 2014  3  1847.06
MLO 2014  4  1855.57
MLO 2014  5  1844.18
MLO 2014  6  1831.50
MLO 2014  7  1818.96
MLO 2014  8  1824.29
MLO 2014  9  1841.04
MLO 2014 10  1844.03
MLO 2014 11  1854.77
MLO 2014 12  1863.90
MLO 2015  1  1853.42
MLO 2015  2  1848.67
MLO 2015  3  1858.38
MLO 2015  4  1866.30
MLO 2015  5  1862.18
MLO 2015  6  1844.58
MLO 2015  7  1831.99
MLO 2015  8  1827.55
MLO 2015  9  1840.39
MLO 2015 10  1860.36
MLO 2015 11  1866.15
MLO 2015 12  1863.49
MLO 2016  1  1858.25
MLO 2016  2  1858.33
MLO 2016  3  1864.58
MLO 2016  4  1873.36
MLO 2016  5  1870.71
MLO 2016  6  1855.71
MLO 2016  7  1835.76
MLO 2016  8  1840.68
MLO 2016  9  1863.21
MLO 2016 10  1876.06
MLO 2016 11  1874.51
MLO 2016 12  1864.68
')

# merge datasets and clean up (Dr. Grimshaw's code)
climate<-merge(merge(newtemp,maunaloa1,by=c("year","month"),all.x=TRUE),maunaloa2,by=c("year","month"),all.x=TRUE)
climate<-subset(climate,!is.na(site.x) & !is.na(site.y) ) 
climate<-climate[,c("year","month","temp","co2","methane")]


tail(climate)
#EDA

co2m <- lm(temp~co2,data=climate)
summary(co2m)
plot(climate$co2,climate$temp,xlab="[CO2] (ppm)",ylab="Temperature(.01 Degree C above 1950-80 mean)",main="[CO2]XTemperature")

#CO2
#Correlation Coefficient: 1.003. R^2: .6203. Reasonably strong positive correlation betwen co2 and temp.

methm <- lm(temp~methane,data=climate)
summary(methm)
plot(climate$methane,climate$temp,xlab="[Methane] (ppb)",ylab="Temperature",main="[Methane]XTemperature (.01 Degree C above 1950-'80 mean)")

#Methane
# Correlation Coefficient: 0.32005. R^2: 0.5761. Decently strong positive correlation betwen methane and temp. 
# Not as positive or strong as CO2

#It's an observational study, so we can't ever conclude causation. Only correlation.



#Analysis:
# Response V: Temperature
# Explanatory Vs: Co2 Concentration and Methane concentration
#Model: temp = Bo + B1*CO2 + B2*Methane + E, E~N(0,sd^2)

# Estimates:hats- Bo,B1,B2,-S^2, std errors

climate.out <- lm(temp~co2 + methane,data=climate)
summary(climate.out)

#0.74107 Estimated partial slope of CO2. Standard Error: 0.099 When Methane is held constant, this is the slope.
# for a one unit change in CO2 (ppm) there is an estimated expected increase of 0.741 (.01 C) 
# in monthly earth temperature. 

#0.0944. Estimated partial slope of Methane.Std Err: .033 When CO2 levels are held constant, for a one unit
#change of Methane concentration(ppb) there is an estimated expected increase of 0.0944 (.01 C)
# in monthly earth temperature.

#Partial effect plots
library(car)
avPlots(climate.out)

# Inference: Ho: no greenhouse gas effect, B1=0 and B2=0
# ANOVA: testing a single hypothesis, comparing two models. (reduced model) 
#1)Assume Ho is true lm(temp ~ +1) the plus one is a built in default usually for a y intercept
#2)Assume Ha is true   2-- use climate.out lm(temp~co2+methane)

#Test Ho: no green house gas effect
# fit model assuming Ho is true
nogreenhousegas.climate <- lm(temp~ +1,data=climate)
anova(nogreenhousegas.climate,climate.out)
# DF two because of the two hypothesis parts, B1 and B2

# There is statistically significant greenhouse gas effect.
# Fstat: 338.47. P-val: <.00001
# With a P-value of <0.0001 we reject the null hypothesis and conclude that
# there is a significant greenhouse gas effect. 
# There is evidence from the data that suggests that there is a greenhouse effect.

#Followup: CO2 only, methane only, CO2 and methane
# T-test: Ho: B1=0; Ho: B2=0; can get from summary(climate.out). 
summary(climate.out)

# As followup to concluding there is a statistically significant greenhouse gas effect:
#95% CI 
confint(climate.out) #Does the interval cover zero? the intercept doesn't really matter, it's definitely significant.

#Write a paragraph summarizing anaylsis.

#Prediction: How good is our prediction going to be? Model okay?
#Data:  train and test. Test: last year. Train: before last year (2016 for this data)
# Fit model on train. Predict on test. Compare actual and prediction.

# to evaluate prediction performance on year into the future
# create train and test
climate.train <- subset(climate,year<= 2015)
climate.test <- subset(climate,year=2016)
# fit model
out.train.climate <- lm(temp~co2+methane,data=climate.train)
#evaluate prediction performance
predict(out.train.climate,newdata=climate.test)
#or
sides <- cbind(climate.test$temp,
      predict(out.train.climate,newdata=climate.test))
plot(predict(out.train.climate,newdata=climate.test),climate.test$temp)
abline(0,1,col="gray")

#Error
mean(abs(sides[,1]-sides[,2]))
#10.942 degrees C

# There is a large amount of data available, most of which can be lined up so that
# only a little bit of the temperature data was lost due to lack of CO2 
# and Methane data. Linear regression of two variables matches the data perfectly.

#Analysis weakness: Prediction was far too low for most of the values. 
# 10 degrees celsius average error isn't good. 

#Challenge: Using the data in the link, predict systolic blood pressure
#based on age and weight.
# http://college.cengage.com/mathematics/brase/understandable_statistics/7e/students/datasets/mlr/frames/frame.html
